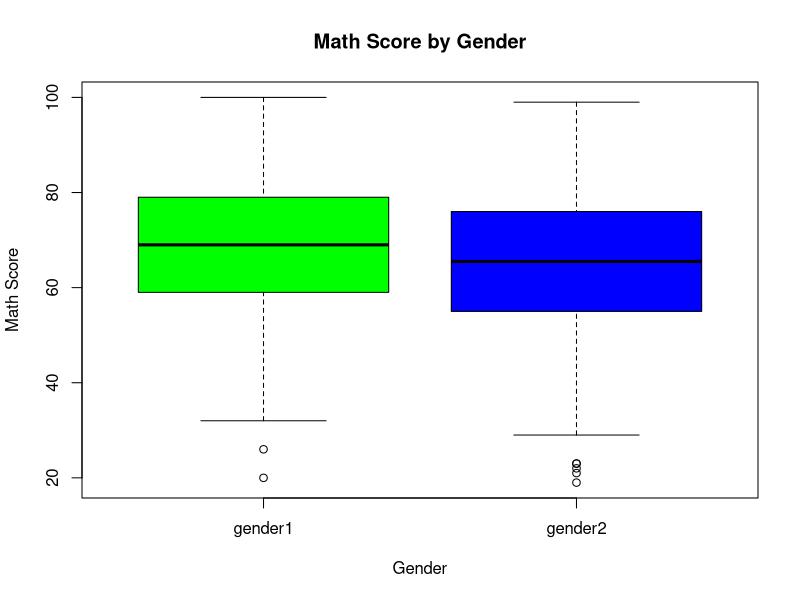
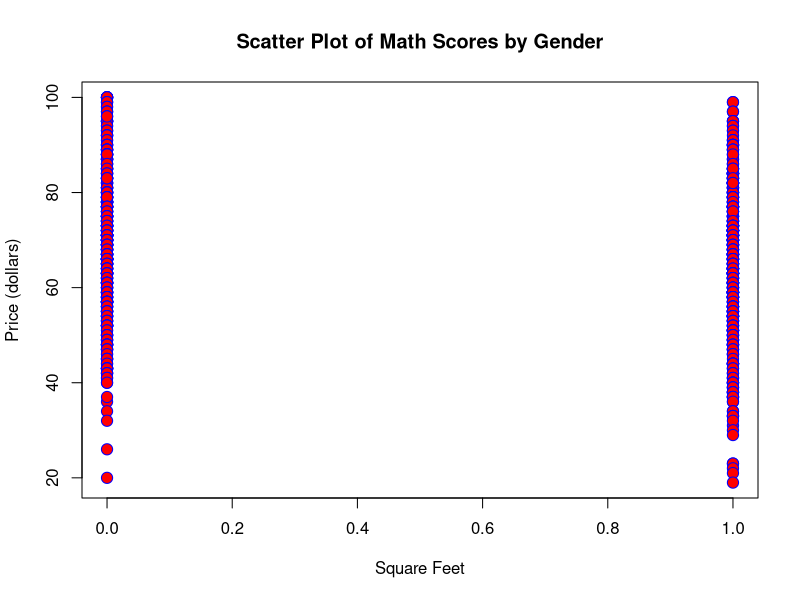

Here is the R script that generated these plots, in order:
## ---- chunk 1
knitr::opts_chunk$set(echo = TRUE, error=TRUE)
## ---- chunk 2
exams<-read.csv("exams.csv")
## ---- chunk 3
head(exams)
str(exams)
## ---- chunk 4
boxplot(exams$mathscore ~ exams$gender,
        main = "Math Score by Gender",
        xlab = "Gender",
        ylab = "Math Score",
        col = c("green","blue") )
## ---- chunk 5

tapply(exams$mathscore, exams$gender, mean)
tapply(exams$mathscore, exams$gender, sd)
tapply(exams$gender, exams$gender, length)
mean(exams$mathscore, na.rm=TRUE)

## ---- chunk 6
exams$is.gender2 <- ifelse(exams$gender=="gender2", 1,0)

head(exams[ c("gender", "is.gender2")], 10)
## ---- chunk 7
plot( exams$mathscore ~ exams$is.gender2, 
     main = "Scatter Plot of Math Scores by Gender",
     xlab = "Square Feet",
     ylab = "Price (dollars)",
     col = "blue",                 
     bg = "red",                    
     pch = 21,                    
     cex = 1.5)                   
     
## ---- chunk 8
linMod.math.isgender2 <- lm( mathscore ~ is.gender2, data = exams)

summary(linMod.math.isgender2)
## ---- chunk 9

## ---- chunk 10

## ---- chunk 11


## ---- chunk 12

## ---- chunk 13

## ---- chunk 14

## ---- chunk 15
exams$lunch <- factor(exams$lunch,
                      levels = c("standard", "free/reduced") )
## ---- chunk 16

## ---- chunk 17

## ---- chunk 18

## ---- chunk 19
mult4 <- lm(mathscore ~ gender + lunch + readingscore, data=exams)
summary(mult4)
## ---- chunk 20

## ---- chunk 21

## ---- chunk 22

## ---- chunk 23

